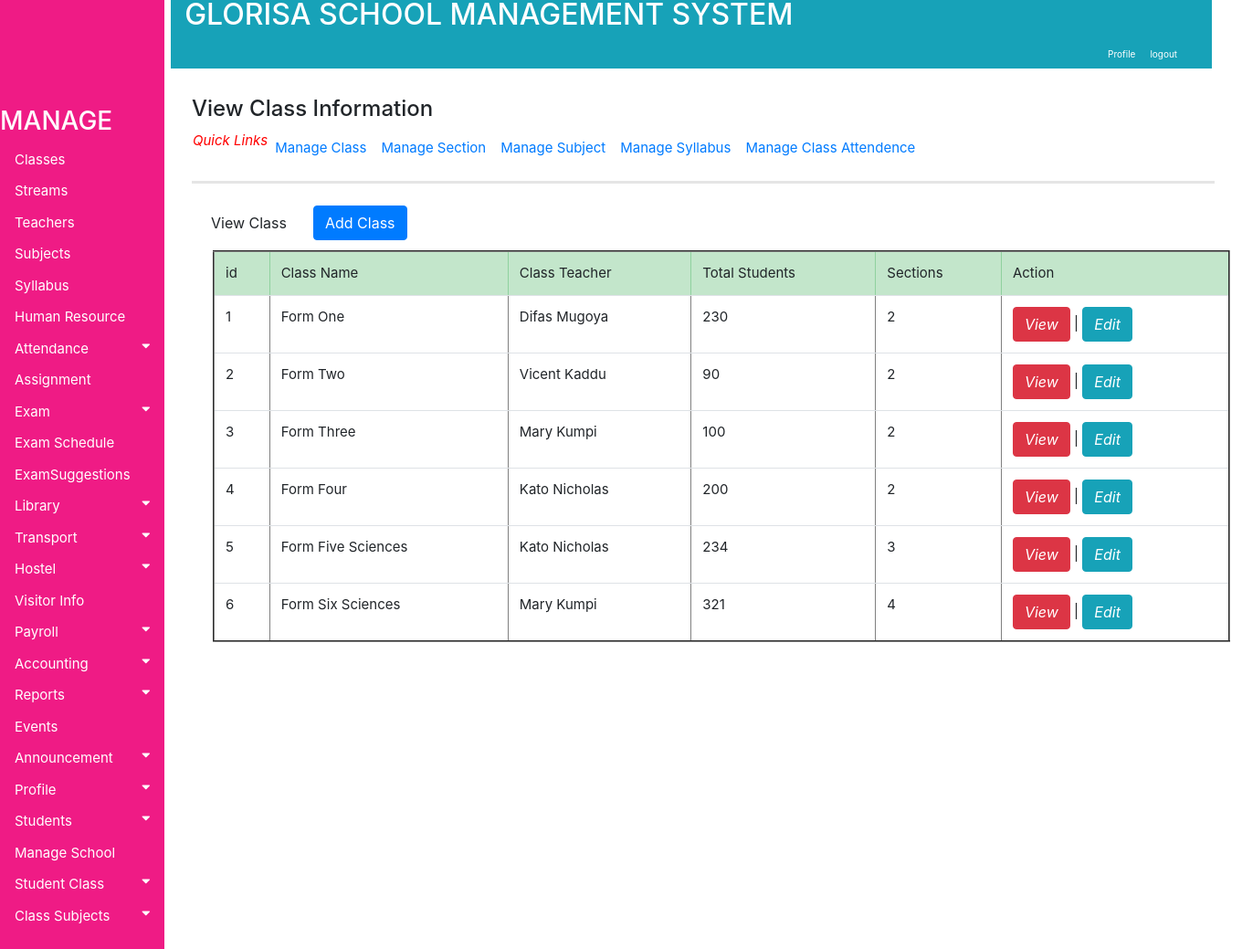
Page /accounts/viewclassinformation (signed in) on the committed database.
### accounts/models.py (models this page shows, shortened)
class Classinformation(models.Model):
    nameclass= (('Form_One','Form_One'), ('Form_Two', 'Form_Two'),('Form_Three','Form_Three'), ('Form_Four', 'Form_Four'),
    ('Form_Five_Arts','Form_Five_Arts'), ('Form_Five_Sciences', 'Form_Five_Sciences'),
    ('Form_Five_Six','Form_Six_Arts'), ('Form_Six_Sciences', 'Form_Six_Sciences'))
    ClassName = models.CharField(max_length=130, choices=nameclass, blank=False)
    ClassTeacher = models.ForeignKey(TeachersInformation, on_delete=models.PROTECT, blank=True, null=True)
    TotalStudents = models.CharField(max_length=30, blank=True)
    NumberOfSections = models.CharField(max_length=30, blank=True)

class TeachersInformation(models.Model):
    choices = (('female','female'), ('male', 'male'))
    type = (('Monthly','Monthly'), ('hourly', 'hourly'))
    blood= (('A+','A+'), ('A-', 'A-'),('B+','B+'), ('B-', 'B-'),('AB+','AB+'), ('AB-', 'AB-'),
    ('O+','O+'), ('O-', 'O-'))
    responsibility = (('Mathematics','Mathematics'), ('English', 'English'),('History','History'), ('Biology', 'Biology')
    ,('Chemistry','Chemistry'), ('Physics', 'Physics'),('Geography','Geography'), ('Economics', 'Economics'))
    Name = models.CharField(max_length=130)
    NationaId = models.CharField(max_length=130)
    Responsibility = models.CharField(max_length=100, choices=responsibility, blank=False)
    Gender=models.CharField(max_length=10, choices=choices, blank=False, null=True)
    BloodGroup=models.CharField(max_length=10, choices=blood, blank=False, null=True)
    Religion =models.CharField(max_length=130)
    DateOfBirth=models.CharField(max_length=130, default="15-10-1990")
    PermanentAddress=models.CharField(max_length=130)
    PresentAddress=models.CharField(max_length=130 )
    Email=models.CharField(max_length=130)
    Password=models.CharField(max_length=130)
    Username=models.CharField(max_length=130)
    Salary = models.ForeignKey(SalaryGrade, on_delete=models.PROTECT, blank=True, null=True)
    SalaryType =models.CharField(max_length=10, choices=type, blank=False)
    JoiningDate=models.CharField(max_length=130,  default="15-10-1990")
    Resume=models.FileField(upload_to="gallery")
    TeacherPhoto=models.ImageField(upload_to="gallery")
    OtherInfo=models.TextField(max_length=100,  default="Enter Other Notes")
    def __str__(self):
        return self.Name

### accounts/views/views.py (the view)
@login_required
def viewclassinformation(request):
    all_info = Classinformation.objects.all()
    context = {'all_info': all_info}
    return render(request, 'accounts/Class/viewclassinformation.html', context)

### accounts/templates/accounts/Class/viewclassinformation.html
{% extends 'base.html' %}
{% block body %}
<div class="container" style="margin-left: 200px;font-size: 20px; padding: 0px 10px;">
<br><h4>View Class Information</h4>
<nav class="nav navbar-expand" style="font-size:15px; padding: 1px 1px 1px 1px">
  <ul class="navbar-nav mr-auto">
    <i style="font-size: 15px; color:red;">Quick Links</i>
    <li class="nav-item">
      <a class="nav-link" href="{% url 'viewclassinformation'%}">Manage Class</a>
    </li>
    <li class="nav-item">
      <a class="nav-link" href="{% url 'viewsectioninformation'%}">Manage Section</a>
    </li>
    <li class="nav-item">
      <a class="nav-link" href="{% url 'viewsubjects'%}">Manage Subject</a>
    </li>
    <li class="nav-item">
      <a class="nav-link" href="{% url 'viewsyllabus'%}">Manage Syllabus</a>
    </li>
    <li class="nav-item">
      <a class="nav-link" href="#">Manage Class Attendence</a>
    </li>
  </ul>
</nav>
<hr style=" margin-top: 1rem;margin-bottom: 1rem;border: 0; border-top: 3px solid rgba(0, 0, 0, 0.1);"/>
<nav class="nav navbar-expand">
  <ul class="navbar-nav mr-auto">
    <li class="nav-item">
    <a class="nav-link" href="#"><button class="btn btn-default">View Class</button></a>
    </li>
    <li class="nav-item">
    <a class="nav-link" href="{% url 'createclassinformation' %}"><button class="btn btn-primary">Add Class</button></a>
    </li>
  </ul>
</nav>
<div class="container" style="margin-left:20px; font-size:15px; padding:3px">
<table class="table table-hover" border="2">
   <thead class="table-success">
     <tr>
         <td>id</td>
         <td>Class Name</td>
         <td>Class Teacher</td>
         <td>Total Students</td>
         <td>Sections</td>
         <td>Action</td>
     </tr>
   </thead>
   <tbody>
     {% if all_info %}
     {% for item in all_info%}
     <tr>
       <td>{{ item.id}}</td>
       <td>{{ item.ClassName}}</td>
       <td>{{ item.ClassTeacher}}</td>
       <td>{{ item.TotalStudents}}</td>
       <td>{{ item.NumberOfSections}}</td>
       <td>
         <a href="#" >
           <i class="btn btn-danger">View</i></a> |
         <a href="{% url 'editclassinformation' pk=item.id  %}" >
         <i class="btn btn-info">Edit</i></a>
       </td>
        {% endfor %}
     </tr>
     {% endif %}
   </tbody>
</table>
</div>
</div>
{% endblock %}

### accounts/static/css/style.css (style rules this page uses)
.container { margin-left: 200px;font-size: 10px; padding: 0px 10px; }
body { font-family: "Lato", sans-serif; }

### rows in the picture
Classinformation: id "1", ClassName "Form One", ClassTeacher "Difas Mugoya", TotalStudents "230", NumberOfSections "2"
Classinformation: id "2", ClassName "Form Two", ClassTeacher "Vicent Kaddu", TotalStudents "90", NumberOfSections "2"
Classinformation: id "3", ClassName "Form Three", ClassTeacher "Mary Kumpi", TotalStudents "100", NumberOfSections "2"
Classinformation: id "4", ClassName "Form Four", ClassTeacher "Kato Nicholas", TotalStudents "200", NumberOfSections "2"
Classinformation: id "5", ClassName "Form Five Sciences", ClassTeacher "Kato Nicholas", TotalStudents "234", NumberOfSections "3"
Classinformation: id "6", ClassName "Form Six Sciences", ClassTeacher "Mary Kumpi", TotalStudents "321", NumberOfSections "4"
